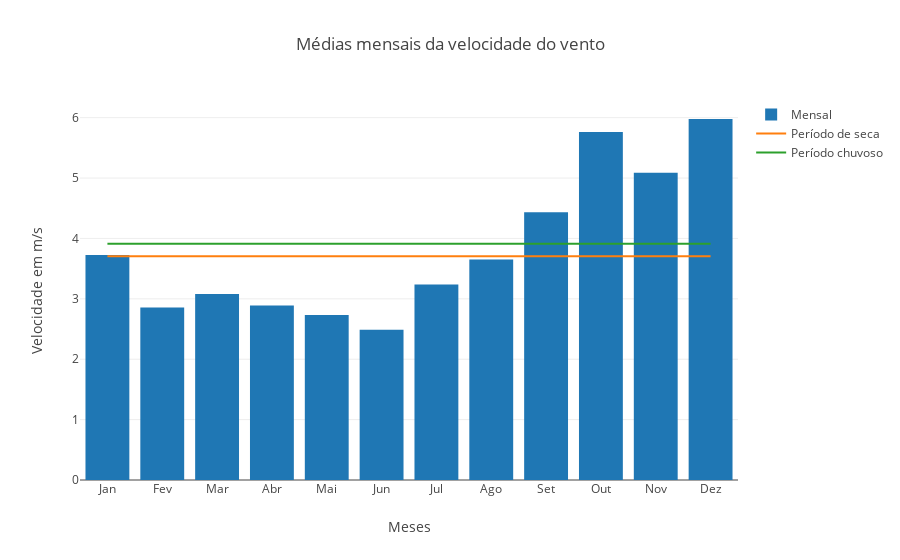

Source (notebook cell):
### Code cell
y = data_raw.groupby('mes').mean()['Velocidade do Vento Media'].values
x = ['Jan','Fev','Mar','Abr','Mai','Jun','Jul','Ago','Set','Out','Nov','Dez']

media_seca = np.mean([y[int(i)-1] for i in meses_chuva])
media_chuva = np.mean([y[int(i)-1] for i in meses_seca])


trace1 = go.Bar(x = x, y=y, name = 'Mensal')
trace2 = go.Scatter(x = x, y = 12*[media_seca], name = 'Período de seca', mode = 'lines')
trace3 = go.Scatter(x = x, y = 12*[media_chuva], name = 'Período chuvoso', mode = 'lines')


layout = go.Layout(title = 'Médias mensais da velocidade do vento',
                   yaxis = dict(title = 'Velocidade em m/s'),
                   xaxis = dict(title = 'Meses'))
fig = go.Figure(data = [trace1,trace2,trace3], layout = layout)
pyo.iplot(fig, config=dict(showLink=False))

### Figure 1 — Plotly figure (JSON) as saved in the notebook; plotly's stock layout.template omitted (floating-point values rounded to 4 significant figures)
{"data": [{"y": [3.725, 2.855, 3.081, 2.889, 2.731, 2.489, 3.237, 3.651, 4.433, 5.763, 5.089, 5.978], "x": ["Jan", "Fev", "Mar", "Abr", "Mai", "Jun", "Jul", "Ago", "Set", "Out", "Nov", "Dez"], "type": "bar", "name": "Mensal", "uid": "6bf531f4-28a8-49d7-83fb-c626ca18300f"}, {"uid": "b06ebab5-b19f-499c-9ddb-47aa6b4e7924", "mode": "lines", "y": [3.705, 3.705, 3.705, 3.705, 3.705, 3.705, 3.705, 3.705, 3.705, 3.705, 3.705, 3.705], "x": ["Jan", "Fev", "Mar", "Abr", "Mai", "Jun", "Jul", "Ago", "Set", "Out", "Nov", "Dez"], "type": "scatter", "name": "Período de seca"}, {"uid": "2408b24c-ee8b-49c7-8552-7a2984267528", "mode": "lines", "y": [3.913, 3.913, 3.913, 3.913, 3.913, 3.913, 3.913, 3.913, 3.913, 3.913, 3.913, 3.913], "x": ["Jan", "Fev", "Mar", "Abr", "Mai", "Jun", "Jul", "Ago", "Set", "Out", "Nov", "Dez"], "type": "scatter", "name": "Período chuvoso"}], "layout": {"yaxis": {"title": {"text": "Velocidade em m/s"}}, "xaxis": {"title": {"text": "Meses"}}, "title": {"text": "Médias mensais da velocidade do vento"}}}
